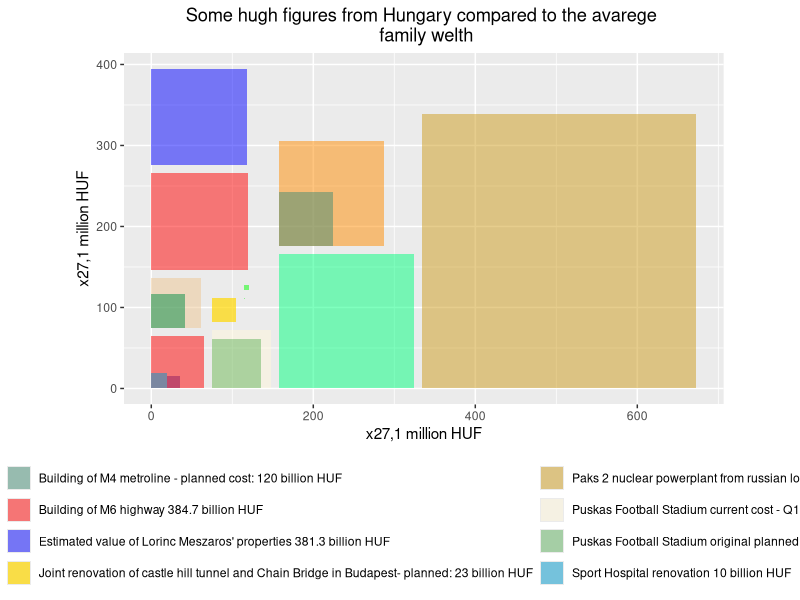

Write the R code that produced this figure.
library(ggplot2)

dat <- data.frame(ChineseTrain <- 750*10^9,
Paks2 <- 311.3*10^10,
MeszarosLoLo <- 381.3*10^9,
Csanyi <- 317.2*10^9,
JeffBezos <- 264.8*131*10^9,
GySoros <- 2264.8*8*10^9,
TunnelChaneBridge_planned <- 23*10^9,
VizesVB <- 103*10^9,
DunaArena <- 46*10^9, #included in VizesVB
Puskas_planned <- 100*10^9,
Puskas_now <- 143*10^9,
HospitalRenovation_StImre <- 6.8*10^9,
HospitalRenovation_Sport <- 10^10,
HospitalRenovation_total <- 114.5*10^9,
M4Line_planned <- 120*10^9,
M4Line_final <- 452*10^9,
M6Highway_2010 <- 384.7*10^9,
FelcsuTrain <- 1.15*10^9,
AvgProperty <- 27.1*10^6) #Average welth of a Hungarian family @end of 2017

dat <- sqrt(dat/dat$AvgProperty) #each pixel is a Ford Mondeo and sqrt is for square side sizes
gap <- 10 #gap between rectangles on the plot

plot <- ggplot(data=dat) + coord_fixed(ratio = 1) +ggtitle("Some hugh figures from Hungary compared to the avarege \n family welth")+ xlab("x27,1 million HUF") + ylab("x27,1 million HUF") + theme(legend.position = "bottom", plot.title = element_text(hjust = 0.5))
#total value of hospital restorations since 2010 according to government communication
THx1 <- 0
THx2 <- THx1+dat$HospitalRenovation_total
THy1 <- 0
THy2 <- THy1+dat$HospitalRenovation_total

plot <- plot +geom_rect(mapping = aes(xmin=THx1, xmax=THx2, ymin=THy1, ymax=THy2, fill="Total hospital renovation cost 114.5 billion HUF"), alpha=0.5)

#cost of "Sport Hospital" renovation
SHx1 <- THx1
SHx2 <- dat$HospitalRenovation_Sport
SHy1 <- THy1
SHy2 <- SHy1+dat$HospitalRenovation_Sport

plot <- plot + geom_rect(mapping = aes(xmin=SHx1, xmax=SHx2, ymin=SHy1, ymax=SHy2, fill="Sport Hospital renovation 10 billion HUF"), alpha=0.5)

#cost of St. Imre Hospital renovation
SIHx1 <- SHx2
SIHx2 <- SIHx1+dat$HospitalRenovation_StImre
SIHy1 <- THy1
SIHy2 <- SIHy1+dat$HospitalRenovation_StImre

plot <- plot + geom_rect(mapping = aes(xmin=SIHx1, xmax=SIHx2, ymin=SIHy1, ymax=SIHy2, fill="Szent Imre renovation 6.8 billion HUF"), alpha=0.5)

#current cost of Puskas Football Stadium re-build per Q1 2019
PSx1 <- THx2+gap
PSx2 <- PSx1+dat$Puskas_now
PSy1 <- 0
PSy2 <- PSy1+dat$Puskas_now

plot <- plot + geom_rect(mapping = aes(xmin=PSx1, xmax=PSx2, ymin=PSy1, ymax=PSy2, fill="Puskas Football Stadium current cost - Q1 2019 143 billion HUF"), alpha=0.5)

#originally planned cost of Puskas Football Field re-build
PSOx1 <- PSx1
PSOx2 <- PSOx1+dat$Puskas_planned
PSOy1 <- PSy1
PSOy2 <- PSOy1+dat$Puskas_planned

plot <- plot + geom_rect(mapping = aes(xmin=PSOx1, xmax=PSOx2, ymin=PSOy1, ymax=PSOy2, fill="Puskas Football Stadium original planned cost - 100 billion HUF"), alpha=0.3)

#Cost of Budapest-Beograd railway (Chinese loan)
BBRx1 <- PSx2+gap
BBRx2 <- BBRx1 + dat$ChineseTrain
BBRy1 <- 0
BBRy2 <- BBRy1+dat$ChineseTrain

plot <- plot + geom_rect(mapping = aes(xmin=BBRx1, xmax=BBRx2, ymin=BBRy1, ymax=BBRy2,  fill="Budapest-Beograd railway from Chinese loan 750 billion HUF"), alpha=0.5)

#cost of Paks 2 nuclear powerplant (Russian loan)
P2x1 <- BBRx2+gap
P2x2 <- P2x1 + dat$Paks2
P2y1 <- 0
P2y2 <- P2y1+dat$Paks2

plot <- plot + geom_rect(mapping = aes(xmin=P2x1, xmax=P2x2, ymin=P2y1, ymax=P2y2, fill="Paks 2 nuclear powerplant from russian loan 3113 billion HUF"), alpha=0.5)

#cost of watersport world cup 2017 Budapest
WSx1 <- 0
WSx2 <- WSx1+dat$VizesVB
WSy1 <- THy2+gap
WSy2 <- WSy1+dat$VizesVB

plot <- plot + geom_rect(mapping = aes(xmin=WSx1, xmax=WSx2, ymin=WSy1, ymax=WSy2, fill="Watersports world cup 2017 Budapest 103 billion HUF"), alpha=0.5)

#cost of DUna Arena facility for watersports world cup 2017
DAx1 <- WSx1
DAx2 <- dat$DunaArena
DAy1 <- WSy1
DAy2 <- DAy1+dat$DunaArena

plot <- plot + geom_rect(mapping = aes(xmin=DAx1, xmax=DAx2, ymin=DAy1, ymax=DAy2, fill="Building of Duna Arena 46 billion HUF"), alpha=0.5)

#M6 highway building cost
M6x1 <- 0
M6x2 <- M6x1+dat$M6Highway_2010
M6y1 <- WSy2+gap
M6y2 <- M6y1+dat$M6Highway_2010

plot <- plot + geom_rect(mapping = aes(xmin=M6x1, xmax=M6x2, ymin=M6y1, ymax=M6y2, fill="Building of M6 highway 384.7 billion HUF"), alpha=0.5)

#M4 metro line final cost
M4x1 <- BBRx1
M4x2 <- M4x1+dat$M4Line_final
M4y1 <- BBRy2+gap
M4y2 <- M4y1+dat$M4Line_final

plot <- plot + geom_rect(mapping = aes(xmin=M4x1, xmax=M4x2, ymin=M4y1, ymax=M4y2, fill="Building of M4 metroline - final cost: 452 billion HUF"), alpha=0.5)

#M4 metro line planned original cost
M4Ox1 <- M4x1
M4Ox2 <- M4x1+dat$M4Line_planned
M4Oy1 <- M4y1
M4Oy2 <- M4y1+dat$M4Line_planned

plot <- plot + geom_rect(mapping = aes(xmin=M4Ox1, xmax=M4Ox2, ymin=M4Oy1, ymax=M4Oy2, fill="Building of M4 metroline - planned cost: 120 billion HUF"), alpha=0.5)

#renovation of Bp tunnel and chain bridge
TCx1 <- THx2+gap
TCx2 <- TCx1+dat$TunnelChaneBridge_planned
TCy1 <- PSy2+gap
TCy2 <- TCy1+dat$TunnelChaneBridge_planned

plot <- plot + geom_rect(mapping = aes(xmin=TCx1, xmax=TCx2, ymin=TCy1, ymax=TCy2, fill="Joint renovation of castle hill tunnel and Chain Bridge in Budapest- planned: 23 billion HUF"), alpha=0.7)

#Railway of Vali-valley (Felcsut) - Felcsut railway
FRx1 <- TCx2+gap
FRx2 <- FRx1+dat$FelcsuTrain
FRy1 <- TCy2+gap
FRy2 <- FRy1+dat$FelcsuTrain

plot <- plot + geom_rect(mapping = aes(xmin=FRx1, xmax=FRx2, ymin=FRy1, ymax=FRy2, fill="Vali-valley (Felcsut) railway 1.15 billion HUF"), alpha=0.5)

#Average welth of a Hungarian family
APx1 <- TCx2+gap
APx2 <- APx1+dat$AvgProperty
APy1 <- TCy2
APy2 <- APy1-dat$AvgProperty

plot <- plot + geom_rect(mapping = aes(xmin=APx1, xmax=APx2, ymin=APy1, ymax=APy2, fill="Average welth of a Hungarian family 27.1 million HUF"), alpha=1)

#Estimated value of Lorinc Meszaros' properties
LMx1 <- 0
LMx2 <- LMx1+dat$MeszarosLoLo
LMy1 <- M6y2+gap
LMy2 <- LMy1+dat$MeszarosLoLo

plot <- plot + geom_rect(mapping = aes(xmin=LMx1, xmax=LMx2, ymin=LMy1, ymax=LMy2, fill="Estimated value of Lorinc Meszaros' properties 381.3 billion HUF"), alpha=0.5)

plot <- plot + scale_fill_manual(name="Cost", values = c('lightgreen', 'springgreen', 'springgreen4', 'darkorange', 'aquamarine4', 'red', 'blue', 'gold', 'goldenrod3', 'cornsilk', 'green4', 'deepskyblue3', 'maroon4', 'red', 'green', 'burlywood2'))

plot
